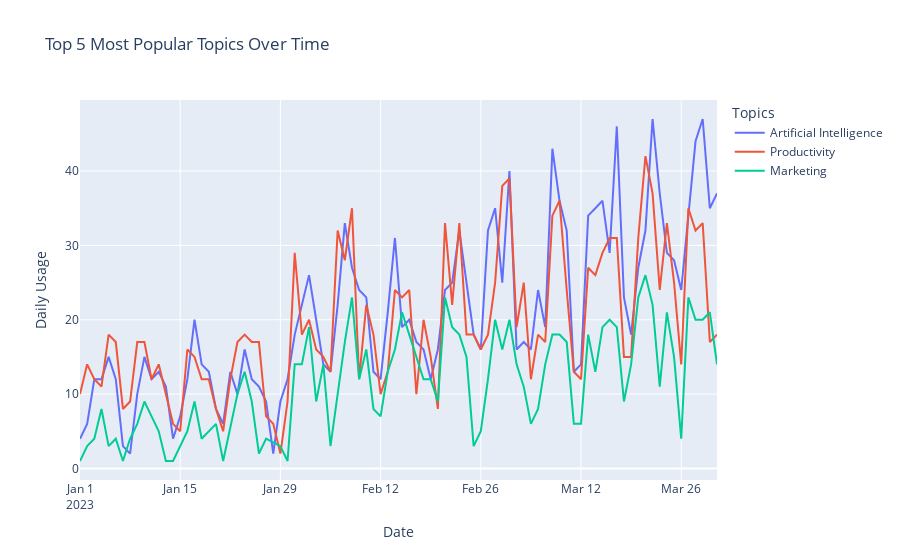

Notebook source saved alongside this figure:
### Markdown cell above
## Usage of the Top 3 Topics over time

### Code cell
# Get the frequency of each individual topic
topic_freq = df['topics'].str.split(', ').explode().value_counts()

# Find the Top 5 most popular topics throughout months
top5_topics = topic_freq.head(3)

# Create a line plot to illustrate each topic's daily usage over time
df['createdAt'] = pd.to_datetime(df['createdAt'])
df['date'] = df['createdAt'].dt.date

fig = go.Figure()

for topic in top5_topics.index:
    topic_df = df[df['topics'].str.contains(topic)]
    daily_counts = topic_df.groupby('date').size()
    fig.add_trace(go.Scatter(x=daily_counts.index, y=daily_counts, mode='lines', name=topic))

fig.update_layout(title='Top 5 Most Popular Topics Over Time',
                  xaxis_title='Date',
                  yaxis_title='Daily Usage',
                  legend_title='Topics')

fig.show()
